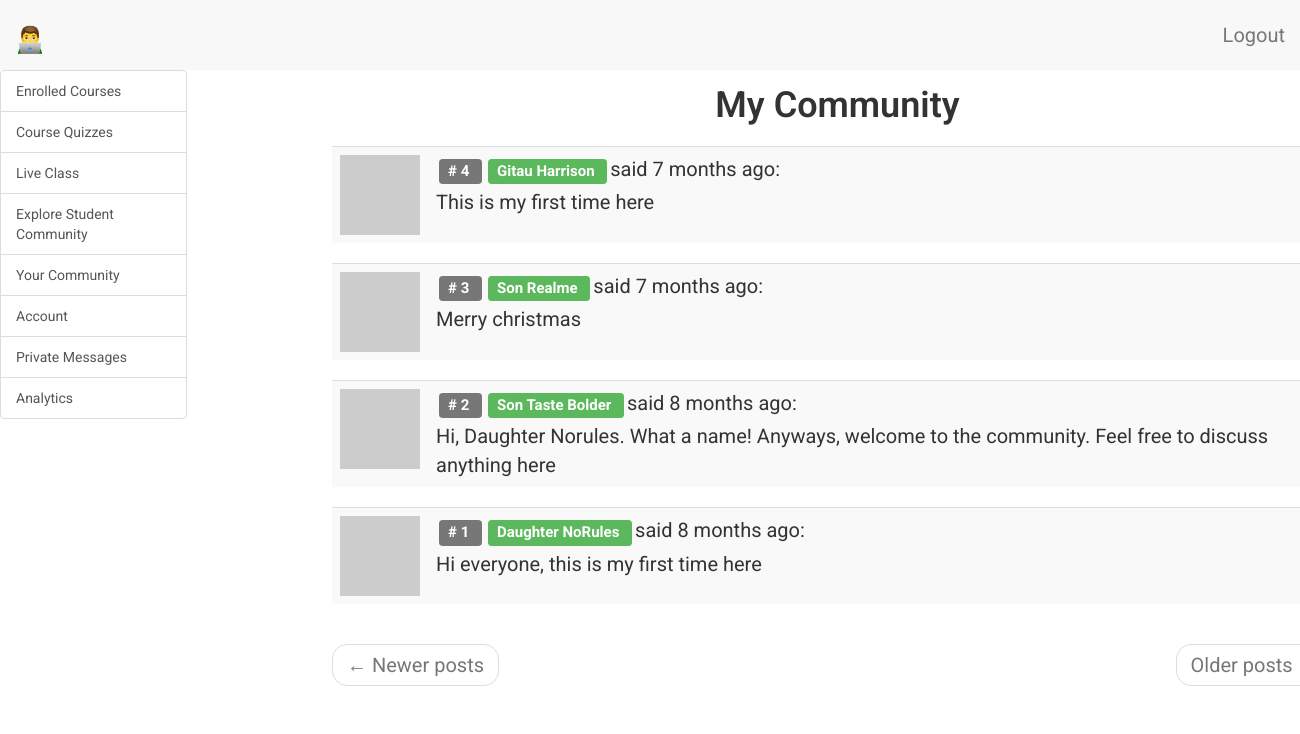
The app's page /student/dashboard/Son Taste Bolder/my-community (signed in) with its own data.
### app/models.py (models this page shows, shortened)
class CommunityComment(db.Model):
    __tablename__ = 'community_comment'
    id = db.Column(db.Integer, primary_key=True)
    body = db.Column(db.String(140))
    body_html = db.Column(db.Text)
    timestamp = db.Column(db.DateTime, index=True, default=datetime.utcnow)
    student_id = db.Column(db.Integer, db.ForeignKey('student.id'))

class Student(UserMixin, db.Model):
    __tablename__ = 'student'
    id = db.Column(db.Integer, primary_key=True)
    student_full_name = db.Column(db.String(64), index=True, unique=True)
    student_email = db.Column(db.String(120), index=True, unique=True)
    student_phone = db.Column(db.String(120), index=True, unique=True)
    student_school = db.Column(db.String(120), index=True)
    student_age = db.Column(db.Integer, index=True)
    student_course = db.Column(db.String(120), index=True)
    student_password_hash = db.Column(db.String(128))
    student_about_me = db.Column(db.String(140))
    student_last_seen = db.Column(db.DateTime, default=datetime.utcnow)
    parent_id = db.Column(db.Integer, db.ForeignKey('parent.id'))
    messages_sent = db.relationship(
        'StudentMessage',
        foreign_keys='StudentMessage.sender_id',
        backref='author',
        lazy='dynamic')
    messages_received = db.relationship(
        'StudentMessage',
        foreign_keys='StudentMessage.recipient_id',
        backref='recipient',
        lazy='dynamic')
    last_message_read_time = db.Column(db.DateTime)
    notifications = db.relationship(
        'StudentNotification',
        backref='student',
        lazy='dynamic')
    comments = db.relationship(
        'CommunityComment', backref='author', lazy='dynamic')
    webdev_chapter1_comments = db.relationship(
        'WebDevChapter1Comment', backref='author', lazy='dynamic')
    webdev_chapter2_comments = db.relationship(
        'WebDevChapter2Comment', backref='author', lazy='dynamic')
    webdev_chapter3_comments = db.relationship(
        'WebDevChapter3Comment', backref='author', lazy='dynamic')
    webdev_chapter1_objectives = db.relationship(
        'WebDevChapter1Objectives', backref='author', lazy='dynamic')
    webdev_chapter2_objectives = db.relationship(
        'WebDevChapter2Objectives', backref='author', lazy='dynamic')
    webdev_chapter3_objectives = db.relationship(
        'WebDevChapter3Objectives', backref='author', lazy='dynamic')
    webdev_chapter1_quiz_total_scores = db.relationship(
        'WebDevChapter1QuizTotalScore',
        backref='author',
        lazy='dynamic')
    webdev_chapter2_quiz_total_scores = db.relationship(
        'WebDevChapter2QuizTotalScore',
        backref='author',
        lazy='dynamic')
    webdev_chapter3_quiz_total_scores = db.relationship(
        'WebDevChapter3QuizTotalScore',
        backref='author',
        lazy='dynamic')
    webdev_chapter1_quiz_1_options = db.relationship(
        'WebDevChapter1Quiz1Options',
        backref='author',
        lazy='dynamic')
    webdev_chapter2_quiz_1_options = db.relationship(
        'WebDevChapter2Quiz1Options',
        backref='author',
        lazy='dynamic')
    webdev_chapter3_quiz_1_options = db.relationship(
        'WebDevChapter3Quiz1Options',
        backref='author',
        lazy='dynamic')
    webdev_chapter1_quiz_2_options = db.relationship(
        'WebDevChapter1Quiz2Options',
        backref='author',
        lazy='dynamic')
    webdev_chapter2_quiz_2_options = db.relationship(
        'WebDevChapter2Quiz2Options',
        backref='author',
        lazy='dynamic')
    webdev_chapter3_quiz_2_options = db.relationship(
        'WebDevChapter3Quiz2Options',
        backref='author',
        lazy='dynamic')
    webdev_chapter1_quiz_3_options = db.relationship(
        'WebDevChapter1Quiz3Options',
        backref='author',
        lazy='dynamic')
    webdev_chapter2_quiz_3_options = db.relationship(
        'WebDevChapter2Quiz3Options',
        backref='author',
        lazy='dynamic')
    webdev_chapter3_quiz_3_options = db.relationship(
        'WebDevChapter3Quiz3Options',
        backref='author',
        lazy='dynamic')
    webdev_chapter1_quiz_4_options = db.relationship(
        'WebDevChapter1Quiz4Options',
        backref='author',
        lazy='dynamic')
    webdev_chapter2_quiz_4_options = db.relationship(
        'WebDevChapter2Quiz4Options',
        backref='author',
        lazy='dynamic')
    webdev_chapter3_quiz_4_options = db.relationship(
        'WebDevChapter3Quiz4Options',
        backref='author',
        lazy='dynamic')
    webdev_chapter1_quiz_5_options = db.relationship(
        'WebDevChapter1Quiz5Options',
        backref='author',
        lazy='dynamic')
    webdev_chapter2_quiz_5_options = db.relationship(
        'WebDevChapter2Quiz5Options',
        backref='author',
        lazy='dynamic')
    webdev_chapter3_quiz_5_options = db.relationship(
        'WebDevChapter3Quiz5Options',
        backref='author',
        lazy='dynamic')
    general_multi_choice_answer_1 = db.relationship(
        'GeneralMultipleChoicesAnswer1',
        backref='author',
        lazy='dynamic')
    general_multi_choice_answer_2 = db.relationship(
        'GeneralMultipleChoicesAnswer2',
        backref='author',
        lazy='dynamic')
    general_multi_choice_answer_3 = db.relationship(
        'GeneralMultipleChoicesAnswer3',
        backref='author',
        lazy='dynamic')
    general_multi_choice_answer_4 = db.relationship(
        'GeneralMultipleChoicesAnswer4',
        backref='author',
        lazy='dynamic')
    general_multi_choice_answer_5 = db.relationship(
        'GeneralMultipleChoicesAnswer5',
        backref='author',
        lazy='dynamic')
    general_multi_choice_answer_6 = db.relationship(
        'GeneralMultipleChoicesAnswer6',
        backref='author',
        lazy='dynamic')
    general_multi_choice_answer_7 = db.relationship(
        'GeneralMultipleChoicesAnswer7',
        backref='author',
        lazy='dynamic')
    general_multi_choice_answer_8 = db.relationship(
        'GeneralMultipleChoicesAnswer8',
        backref='author',
        lazy='dynamic')
    general_multi_choice_answer_9 = db.relationship(
        'GeneralMultipleChoicesAnswer9',
        backref='author',
        lazy='dynamic')
    general_multi_choice_answer_10 = db.relationship(
        'GeneralMultipleChoicesAnswer10',
        backref='author',
        lazy='dynamic')
    def new_messages(self):
        last_read_time = self.last_message_read_time or datetime(1900, 1, 1)
        return StudentMessage.query.filter_by(recipient=self).filter(
            StudentMessage.timestamp > last_read_time).count()
    def avatar_student(self, size):
        digest = md5(self.student_email.lower().encode('utf-8')).hexdigest()
        return 'https://www.gravatar.com/avatar/{}?d=identicon&s={}'.format(
            digest, size)
    followed = db.relationship(
        'Student',
        secondary=followers,
        primaryjoin=(followers.c.follower_id == id),
        secondaryjoin=(followers.c.followed_id == id),
        backref=db.backref('followers', lazy='dynamic'), lazy='dynamic')
    def followed_comments(self):
        followed = CommunityComment.query.join(
            followers,
            (followers.c.followed_id == CommunityComment.student_id)).filter(
                followers.c.follower_id == self.id)
        own = CommunityComment.query.filter_by(student_id=self.id)
        return followed.union(own).order_by(CommunityComment.timestamp.desc())

### app/student/routes.py (the view, shortened to what this page needs)
@bp.route('/dashboard/<student_full_name>/my-community')
@login_required
def dashboard_my_community(student_full_name):
    student = Student.query.filter_by(
        student_full_name=student_full_name).first()
    comment_form = CommentForm()
    page = request.args.get('page', 1, type=int)
    comments = CommunityComment.query.filter_by(
        author=student).order_by(CommunityComment.timestamp.desc()).paginate(
            page, current_app.config['POSTS_PER_PAGE'], False)
    my_comments = student.followed_comments().paginate(
        page, current_app.config['POSTS_PER_PAGE'], False)
    next_url = url_for(
        'student.dashboard_account',
        student_full_name=student.student_full_name,
        page=comments.next_num) if comments.has_next else None
    prev_url = url_for(
        'student.dashboard_account',
        student_full_name=student.student_full_name,
        page=comments.prev_num) if comments.has_prev else None
    return render_template(
        'student/my_community.html',
        title='My Community',
        student=student,
        comment_form=comment_form,
        comments=comments.items,
        next_url=next_url,
        prev_url=prev_url,
        my_comments=my_comments.items)

### app/models.py (called while the page is built)
@login.user_loader
def load_user(id):
    admin = Admin.query.get(int(id))
    teacher = Teacher.query.get(int(id))
    student = Student.query.get(int(id))
    parent = Parent.query.get(int(id))
    if admin:
        return admin
    elif teacher:
        return teacher
    elif student:
        return student
    elif parent:
        return parent
    else:
        return None

    def __repr__(self):
        return f'Admin: {self.admin_full_name}'

### app/student/routes.py (called while the page is built)
@bp.before_request
def before_request():
    if current_user.is_authenticated:
        print(current_user)
        current_user.student_last_seen = datetime.utcnow()
        db.session.commit()

### app/templates/student/my_community.html (shortened to what this page needs)
{% extends 'base.html' %}
{% import 'bootstrap/wtf.html' as wtf %}
{% block student_app_content %}
    <div class="row">
        <div class="col-sm-12">
        </div>
    </div>
    <div class="row text-center">
        <div class="col-sm-12 student-content-title">
            <h1>{{ title }}</h1>
        </div>
    </div>
    <div id="your-community" class="tabcontent">
        <div class="row">
            <div class="col-sm-12">
                {% for comment in my_comments %}
                    {% include 'student/_comments_students.html' %}
                {% endfor %}
            </div>
        </div>
        <div class="row">
            <div class="col-sm-12">
                <nav aria-label="...">
                    <ul class="pager">
                        <li class="previous{% if not prev_url %} disabled{% endif %}">
                            <a href="{{ prev_url or '#' }}">
                                <span aria-hidden="true">&larr;</span> Newer posts
                            </a>
                        </li>
                        <li class="next{% if not next_url %} disabled{% endif %}">
                            <a href="{{ next_url or '#' }}">
                                Older posts <span aria-hidden="true">&rarr;</span>
                            </a>
                        </li>
                    </ul>
                </nav>
            </div>
        </div>
    </div>
{% endblock %}

### app/templates/student/_comments_students.html
<table class="table table-striped">
    <tr valign='top'>
        <td width="30px">
            <a href=" {{ url_for('student.profile_student', student_full_name=comment.author.student_full_name) }} ">
                <img src=" {{ comment.author.avatar_student(30) }}  ">
            </a>
        </td>
        <td>
            <span class="comment-id label label-default"># {{ comment.id }} </span>
            <span class="student_popup">
                <a href="{{ url_for('student.profile_student', student_full_name=comment.author.student_full_name) }}">
                    <span class="label label-success"> {{ comment.author.student_full_name }} </span>
                </a>
            </span>
            said {{ moment(comment.timestamp).fromNow() }}:
            <br>
            <div class="comment-body">
                {% if comment.body_html %}
                    {{ comment.body_html | safe }}
                {% else %}
                    {{ comment.body }}
                {% endif %}
            </div>
        </td>
    </tr>
</table>

### app/static/css/main.css (style rules this page uses)
.label { margin: 3px; }
html, body { font-family: 'Roboto', sans-serif; }
h1 { padding-bottom: 10px; font-weight: 600; margin-top: 0px; padding-top: 0px; }
p, li { line-height: 30px; margin-top: 10px; margin-bottom: 10px; }
p, li, td, .btn, .btn-alt, .schedule-btn { font-size: 20px; }
.comment-body { margin-top: 5px; }
.review-title h1, .student-content-title h1, .admin-content-title h1 { padding-top: 15px; }
.tabcontent { float: left; padding: 0px 12px; width: 99%; border-left: none; height: 300px; }

### records on screen
CommunityComment: id "4", author.student_full_name "Gitau Harrison", timestamp "7 months ago", body "This is my first time here"
CommunityComment: id "3", author.student_full_name "Son Realme", timestamp "7 months ago", body "Merry christmas"
CommunityComment: id "2", author.student_full_name "Son Taste Bolder", timestamp "8 months ago", body "Hi, Daughter Norules. What a name! Anyways, welcome to the community. Feel free to discuss anything here"
CommunityComment: id "1", author.student_full_name "Daughter NoRules", timestamp "8 months ago", body "Hi everyone, this is my first time here"

### other values on screen
{{ title }} "My Community"
